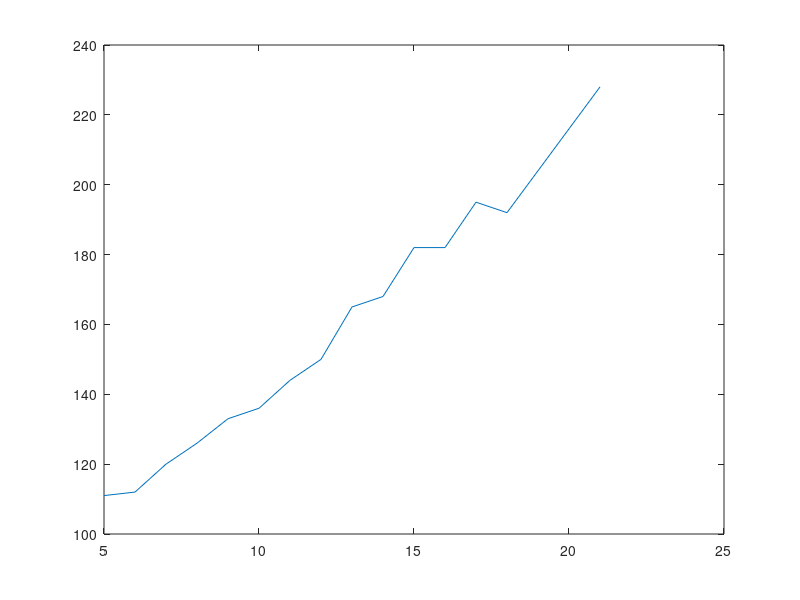

The MATLAB source for this figure:
%% 初始化环境
clear; close all; clc;

first = 2;
timeMax = 400;
time = first+(1:timeMax);
time = time';

figure(1);
hold on;

tol = 1e11;

errorTmp = zeros(21-5+1, 1);
errorTime = zeros(21-5+1, 1);
for i=5:21
    nTmp = floor((time-first)/(i-first));
    yTmp = ((i-1)/2).^nTmp;
    plot(time, yTmp);
    errorTmp(i-4) = yTmp(end);
    
    for j=1:timeMax
        if yTmp(j) > tol
            errorTime(i-4) = j;
            break;
        end
    end
end
xlabel('次数');
ylabel('达到的精度');

hold off;

figure(2);
plot(5:21, errorTmp);

figure(3);
plot(5:21, errorTime);